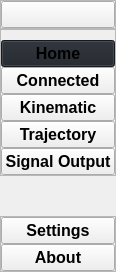
     <widget class="QCustomSlideMenu" name="leftMenu" native="true">
      <property name="maximumSize">
       <size>
        <width>40</width>
        <height>16777215</height>
       </size>
      </property>
      <layout class="QVBoxLayout" name="verticalLayout">
       <property name="spacing">
        <number>0</number>
       </property>
       <property name="leftMargin">
        <number>0</number>
       </property>
       <property name="topMargin">
        <number>0</number>
       </property>
       <property name="rightMargin">
        <number>0</number>
       </property>
       <property name="bottomMargin">
        <number>0</number>
       </property>
       <item>
        <widget class="QWidget" name="leftMenuSub" native="true">
         <layout class="QVBoxLayout" name="verticalLayout_2">
          <property name="spacing">
           <number>0</number>
          </property>
          <property name="leftMargin">
           <number>0</number>
          </property>
          <property name="topMargin">
           <number>0</number>
          </property>
          <property name="rightMargin">
           <number>0</number>
          </property>
          <property name="bottomMargin">
           <number>0</number>
          </property>
          <item alignment="Qt::AlignTop">
           <widget class="QFrame" name="frame">
            <property name="frameShape">
             <enum>QFrame::StyledPanel</enum>
            </property>
            <property name="frameShadow">
             <enum>QFrame::Raised</enum>
            </property>
            <layout class="QHBoxLayout" name="horizontalLayout_2">
             <property name="spacing">
              <number>0</number>
             </property>
             <property name="leftMargin">
              <number>0</number>
             </property>
             <property name="topMargin">
              <number>0</number>
             </property>
             <property name="rightMargin">
              <number>0</number>
             </property>
             <property name="bottomMargin">
              <number>0</number>
             </property>
             <item>
              <widget class="QPushButton" name="menuBtn">
               <property name="font">
                <font>
                 <family>Arial</family>
                 <pointsize>12</pointsize>
                 <weight>75</weight>
                 <bold>true</bold>
                </font>
               </property>
               <property name="toolTip">
                <string>Menu</string>
               </property>
               <property name="text">
                <string/>
               </property>
               <property name="icon">
                <iconset>
                 <normaloff>../icons/align-justify.svg</normaloff>../icons/align-justify.svg</iconset>
               </property>
               <property name="iconSize">
                <size>
                 <width>24</width>
                 <height>24</height>
                </size>
               </property>
              </widget>
             </item>
            </layout>
           </widget>
          </item>
          <item alignment="Qt::AlignTop">
           <widget class="QFrame" name="frame_2">
            <property name="sizePolicy">
             <sizepolicy hsizetype="Preferred" vsizetype="Preferred">
              <horstretch>0</horstretch>
              <verstretch>0</verstretch>
             </sizepolicy>
            </property>
            <property name="frameShape">
             <enum>QFrame::StyledPanel</enum>
            </property>
            <property name="frameShadow">
             <enum>QFrame::Raised</enum>
            </property>
            <layout class="QVBoxLayout" name="verticalLayout_3">
             <property name="spacing">
              <number>0</number>
             </property>
             <property name="leftMargin">
              <number>0</number>
             </property>
             <property name="topMargin">
              <number>10</number>
             </property>
             <property name="rightMargin">
              <number>0</number>
             </property>
             <property name="bottomMargin">
              <number>0</number>
             </property>
             <item>
              <widget class="QPushButton" name="homeBtn">
               <property name="font">
                <font>
                 <family>Arial</family>
                 <pointsize>12</pointsize>
                 <weight>75</weight>
                 <bold>true</bold>
                </font>
               </property>
               <property name="toolTip">
                <string>Home</string>
               </property>
               <property name="styleSheet">
                <string notr="true">background-color:#1f232a;</string>
               </property>
               <property name="text">
                <string>Home</string>
               </property>
               <property name="icon">
                <iconset>
                 <normaloff>../icons/home.svg</normaloff>../icons/home.svg</iconset>
               </property>
               <property name="iconSize">
                <size>
                 <width>24</width>
                 <height>24</height>
                </size>
               </property>
              </widget>
             </item>
             <item>
              <widget class="QPushButton" name="connectBtn">
               <property name="font">
                <font>
                 <family>Arial</family>
                 <pointsize>12</pointsize>
                 <weight>75</weight>
                 <bold>true</bold>
                </font>
               </property>
               <property name="toolTip">
                <string>Conncect</string>
               </property>
               <property name="text">
                <string>Connected</string>
               </property>
               <property name="icon">
                <iconset>
                 <normaloff>../icons/link.svg</normaloff>../icons/link.svg</iconset>
               </property>
               <property name="iconSize">
                <size>
                 <width>24</width>
                 <height>24</height>
                </size>
               </property>
              </widget>
             </item>
             <item>
              <widget class="QPushButton" name="kinematicBtn">
               <property name="font">
                <font>
                 <family>Arial</family>
                 <pointsize>12</pointsize>
                 <weight>75</weight>
                 <bold>true</bold>
                </font>
               </property>
               <property name="toolTip">
                <string>Kinematic</string>
               </property>
               <property name="text">
                <string>Kinematic</string>
               </property>
               <property name="icon">
                <iconset>
                 <normaloff>../icons/aperture.svg</normaloff>../icons/aperture.svg</iconset>
               </property>
               <property name="iconSize">
                <size>
                 <width>24</width>
                 <height>24</height>
                </size>
               </property>
              </widget>
             </item>
             <item>
              <widget class="QPushButton" name="trajectoryBtn">
               <property name="font">
                <font>
                 <family>Arial</family>
                 <pointsize>12</pointsize>
                 <weight>75</weight>
                 <bold>true</bold>
                </font>
               </property>
               <property name="toolTip">
                <string>Trajectory</string>
               </property>
               <property name="text">
                <string>Trajectory</string>
               </property>
               <property name="icon">
                <iconset>
                 <normaloff>../icons/bookmark.svg</normaloff>../icons/bookmark.svg</iconset>
               </property>
               <property name="iconSize">
                <size>
                 <width>24</width>
                 <height>24</height>
                </size>
               </property>
              </widget>
             </item>
             <item>
              <widget class="QPushButton" name="signalBtn">
               <property name="font">
                <font>
                 <family>Arial</family>
                 <pointsize>12</pointsize>
                 <weight>75</weight>
                 <bold>true</bold>
                </font>
               </property>
               <property name="toolTip">
                <string>Signal</string>
               </property>
               <property name="text">
                <string>Signal Output</string>
               </property>
               <property name="icon">
                <iconset>
                 <normaloff>../icons/trello.svg</normaloff>../icons/trello.svg</iconset>
               </property>
               <property name="iconSize">
                <size>
                 <width>24</width>
                 <height>24</height>
                </size>
               </property>
              </widget>
             </item>
            </layout>
           </widget>
          </item>
          <item>
           <spacer name="verticalSpacer">
            <property name="orientation">
             <enum>Qt::Vertical</enum>
            </property>
            <property name="sizeHint" stdset="0">
             <size>
              <width>20</width>
              <height>40</height>
             </size>
            </property>
           </spacer>
          </item>
          <item alignment="Qt::AlignBottom">
           <widget class="QFrame" name="frame_3">
            <property name="frameShape">
             <enum>QFrame::StyledPanel</enum>
            </property>
            <property name="frameShadow">
             <enum>QFrame::Raised</enum>
            </property>
            <layout class="QVBoxLayout" name="verticalLayout_4">
             <property name="spacing">
              <number>0</number>
             </property>
             <property name="leftMargin">
              <number>0</number>
             </property>
             <property name="topMargin">
              <number>0</number>
             </property>
             <property name="rightMargin">
              <number>0</number>
             </property>
             <property name="bottomMargin">
              <number>0</number>
             </property>
             <item>
              <widget class="QPushButton" name="settingBtn">
               <property name="font">
                <font>
                 <family>Arial</family>
                 <pointsize>12</pointsize>
                 <weight>75</weight>
                 <bold>true</bold>
                </font>
               </property>
               <property name="toolTip">
                <string>Setting</string>
               </property>
               <property name="text">
                <string>Settings</string>
               </property>
               <property name="icon">
                <iconset>
                 <normaloff>../icons/settings.svg</normaloff>../icons/settings.svg</iconset>
               </property>
               <property name="iconSize">
                <size>
                 <width>24</width>
                 <height>24</height>
                </size>
               </property>
              </widget>
             </item>
             <item>
              <widget class="QPushButton" name="aboutBtn">
               <property name="font">
                <font>
                 <family>Arial</family>
                 <pointsize>12</pointsize>
                 <weight>75</weight>
                 <bold>true</bold>
                </font>
               </property>
               <property name="toolTip">
                <string>About</string>
               </property>
               <property name="text">
                <string>About</string>
               </property>
               <property name="icon">
                <iconset>
                 <normaloff>../icons/info.svg</normaloff>../icons/info.svg</iconset>
               </property>
               <property name="iconSize">
                <size>
                 <width>24</width>
                 <height>24</height>
                </size>
               </property>
              </widget>
             </item>
            </layout>
           </widget>
          </item>
         </layout>
        </widget>
       </item>
      </layout>
     </widget>
